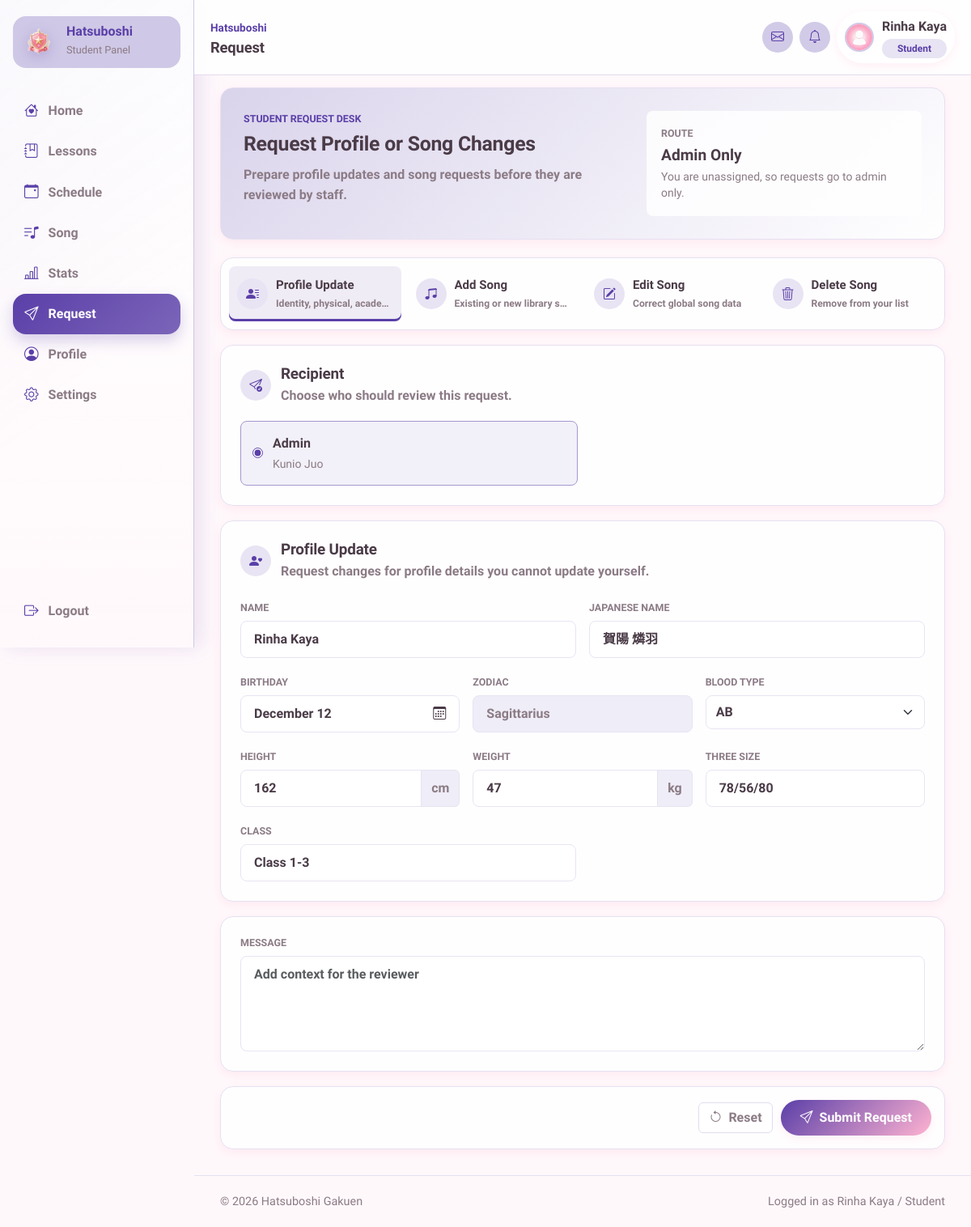
Screenshot of /student/request.php (signed in) with the database file from the repository.
### tables this page shows
CREATE TABLE `students` (
  `id` int(11) NOT NULL,
  `user_id` int(11) NOT NULL,
  `name` varchar(100) NOT NULL,
  `name_jp` varchar(100) DEFAULT NULL,
  `birthday` date DEFAULT NULL,
  `zodiac` varchar(30) DEFAULT NULL,
  `blood_type` char(2) DEFAULT NULL,
  `height` int(11) DEFAULT NULL,
  `weight` int(11) DEFAULT NULL,
  `three_size` varchar(20) DEFAULT NULL,
  `hometown` varchar(50) DEFAULT NULL,
  `hobbies` text DEFAULT NULL,
  `special_skill` text DEFAULT NULL,
  `school_year` varchar(20) DEFAULT NULL,
  `rank` varchar(10) GENERATED ALWAYS AS (case when (`vocal` + `dance` + `visual`) * 2.3 >= 35000 then 'S5' when (`vocal` + `dance` + `visual`) * 2.3 >= 26000 then 'S4' when (`vocal` + `dance` + `visual`) * 2.3 >= 23000 then 'SSS+' when (`vocal` + `dance` + `visual`) * 2.3 >= 20000 then 'SSS' when (`vocal` + `dance` + `visual`) * 2.3 >= 16000 then 'SS' when (`vocal` + `dance` + `visual`) * 2.3 >= 14500 then 'S+' when (`vocal` + `dance` + `visual`) * 2.3 >= 13000 then 'S' when (`vocal` + `dance` + `visual`) * 2.3 >= 12000 then 'A+' when (`vocal` + `dance` + `visual`) * 2.3 >= 11000 then 'A' when (`vocal` + `dance` + `visual`) * 2.3 >= 10000 then 'B+' when (`vocal` + `dance` + `visual`) * 2.3 >= 9000 then 'B' when (`vocal` + `dance` + `visual`) * 2.3 >= 7500 then 'C+' when (`vocal` + `dance` + `visual`) * 2.3 >= 6500 then 'C' when (`vocal` + `dance` + `visual`) * 2.3 >= 5000 then 'D' when (`vocal` + `dance` + `visual`) * 2.3 >= 3000 then 'E' else 'Debut' end) STORED,
  `vocal` int(11) NOT NULL DEFAULT 0,
  `dance` int(11) NOT NULL DEFAULT 0,
  `visual` int(11) NOT NULL DEFAULT 0,
  `bio` text DEFAULT NULL,
  `producer_id` int(11) DEFAULT NULL,
  `producer_status` enum('active','removal_pending','released','unassigned') DEFAULT 'unassigned',
  `created_at` datetime NOT NULL DEFAULT current_timestamp(),
  `updated_at` datetime NOT NULL DEFAULT current_timestamp() ON UPDATE current_timestamp()
);

CREATE TABLE `users` (
  `id` int(11) NOT NULL,
  `username` varchar(50) NOT NULL,
  `password` varchar(255) NOT NULL,
  `role` enum('admin','producer','teacher','student') NOT NULL,
  `avatar` varchar(255) DEFAULT NULL,
  `is_active` tinyint(1) NOT NULL DEFAULT 1,
  `created_at` datetime NOT NULL DEFAULT current_timestamp(),
  `updated_at` datetime NOT NULL DEFAULT current_timestamp() ON UPDATE current_timestamp(),
  `last_login` datetime DEFAULT NULL,
  `theme_primary_color` varchar(20) DEFAULT '#FF6B9D',
  `theme_secondary_color` varchar(20) DEFAULT '#FFB3D1'
);

### includes/student_request_helpers.php (called while the page is built, shortened)
<?php
require_once __DIR__ . '/student_edit_validation.php';
function load_student_request_context(PDO $pdo, int $user_id): array
{
    $student_stmt = $pdo->prepare(
        'SELECT
            s.*,
            u.avatar,
            u.theme_primary_color,
            u.theme_secondary_color,
            producer.username AS producer_name
         FROM students s
         INNER JOIN users u ON u.id = s.user_id
         LEFT JOIN users producer ON producer.id = s.producer_id
         WHERE s.user_id = ?
         LIMIT 1'
    );
    $student_stmt->execute([$user_id]);
    $student = $student_stmt->fetch();
    $admin_stmt = $pdo->query(
        'SELECT id, username
         FROM users
         WHERE role = "admin"
           AND is_active = 1
         ORDER BY username ASC'
    );
    $current_song_stmt = $pdo->prepare(
        'SELECT
            so.id,
            so.title,
            so.title_jp,
            so.artist,
            so.duration,
            so.release_date,
            so.song_type,
            so.notes
         FROM student_songs ss
         INNER JOIN songs so ON so.id = ss.song_id
         WHERE ss.student_id = ?
         ORDER BY FIELD(so.song_type, "Solo", "Group", "Remix", "Cover"), so.title ASC'
    );
    $current_song_stmt->execute([(int) $student['id']]);
    $library_song_stmt = $pdo->prepare(
        'SELECT
            so.id,
            so.title,
            so.title_jp,
            so.artist,
            so.duration,
            so.release_date,
            so.song_type
         FROM songs so
         WHERE NOT EXISTS (
            SELECT 1
            FROM student_songs ss
            WHERE ss.song_id = so.id
              AND ss.student_id = ?
         )
         ORDER BY so.title ASC'
    );
    $library_song_stmt->execute([(int) $student['id']]);
    $producer_is_available = !empty($student['producer_id'])
        && in_array($student['producer_status'] ?? 'unassigned', ['active', 'removal_pending'], true);
    return [
        'student' => $student,
        'admins' => $admin_stmt->fetchAll(),
        'current_songs' => $current_song_stmt->fetchAll(),
        'available_songs' => $library_song_stmt->fetchAll(),
        'producer_is_available' => $producer_is_available,
        'recipient_summary' => $producer_is_available
            ? 'You can send this request to your producer or admin.'
            : 'You are unassigned, so requests go to admin only.',
    ];
}
function student_request_birthday_view_data(array $student): array
{
    $birthday_timestamp = !empty($student['birthday']) ? strtotime((string) $student['birthday']) : false;
    return [
        'display' => $birthday_timestamp ? date('F d', $birthday_timestamp) : '',
        'month' => $birthday_timestamp ? (int) date('n', $birthday_timestamp) : 1,
        'day' => $birthday_timestamp ? (int) date('j', $birthday_timestamp) : 1,
        'months' => student_edit_month_options(),
    ];
}

### includes/student_edit_validation.php (called while the page is built, shortened)
<?php
function student_edit_month_options(): array
{
    return [
        1 => 'January',
        2 => 'February',
        3 => 'March',
        4 => 'April',
        5 => 'May',
        6 => 'June',
        7 => 'July',
        8 => 'August',
        9 => 'September',
        10 => 'October',
        11 => 'November',
        12 => 'December',
    ];
}

### student/request.php (the view, shortened to what this page needs)
<?php
require_once '../config/database.php';
require_once '../includes/student_request_helpers.php';
function e(?string $value): string
{
    return htmlspecialchars($value ?? '', ENT_QUOTES, 'UTF-8');
}
$request_context = load_student_request_context($pdo, (int) $_SESSION['id']);
$student = $request_context['student'];
$admins = $request_context['admins'];
$producer_is_available = $request_context['producer_is_available'];
$recipient_summary = $request_context['recipient_summary'];
$birthday_data = student_request_birthday_view_data($student);
$birthday_display = $birthday_data['display'];
$birthday_month_value = $birthday_data['month'];
$birthday_day_value = $birthday_data['day'];
require_once '../includes/header.php';
require_once '../includes/sidebar.php';
?>
<main class="dashboard-main request-main">
    <section class="request-hero">
        <div>
            <p class="dashboard-eyebrow">Student Request Desk</p>
            <h2>Request Profile or Song Changes</h2>
            <p>Prepare profile updates and song requests before they are reviewed by staff.</p>
        </div>
        <div class="request-route-card">
            <span>Route</span>
            <strong><?= e($producer_is_available ? 'Producer or Admin' : 'Admin Only') ?></strong>
            <small><?= e($recipient_summary) ?></small>
        </div>
    </section>
    <form class="request-workspace" id="studentRequestForm" action="/gakumas-sms/student/request.php" method="post">
        <aside class="request-type-panel" aria-label="Request type">
            <button type="button" class="request-type-button is-active" data-request-type="profile_update">
                <i class="bi bi-person-lines-fill" aria-hidden="true"></i>
                <span>
                    <strong>Profile Update</strong>
                    <small>Identity, physical, academy details</small>
                </span>
            </button>
            <button type="button" class="request-type-button" data-request-type="song_add">
                <i class="bi bi-music-note-beamed" aria-hidden="true"></i>
                <span>
                    <strong>Add Song</strong>
                    <small>Existing or new library song</small>
                </span>
            </button>
            <button type="button" class="request-type-button" data-request-type="song_edit">
                <i class="bi bi-pencil-square" aria-hidden="true"></i>
                <span>
                    <strong>Edit Song</strong>
                    <small>Correct global song data</small>
                </span>
            </button>
            <button type="button" class="request-type-button" data-request-type="song_delete">
                <i class="bi bi-trash3" aria-hidden="true"></i>
                <span>
                    <strong>Delete Song</strong>
                    <small>Remove from your list</small>
                </span>
            </button>
        </aside>
        <section class="request-form-panel">
            <div class="request-card request-recipient-card">
                <div class="request-card-heading">
                    <i class="bi bi-send-check" aria-hidden="true"></i>
                    <div>
                        <h3>Recipient</h3>
                        <p>Choose who should review this request.</p>
                    </div>
                </div>
                <div class="request-recipient-grid">
                    <label class="request-choice" data-recipient-choice="admin">
                        <input type="radio" name="recipient_type" value="admin" <?= $producer_is_available ? '' : 'checked' ?> data-recipient-input="admin">
                        <span>
                            <strong>Admin</strong>
                            <small><?= empty($admins) ? 'Admin team' : e($admins[0]['username']) ?></small>
                        </span>
                    </label>
                </div>
            </div>
            <div class="request-card request-section is-active" data-request-section="profile_update">
                <div class="request-card-heading">
                    <i class="bi bi-person-heart" aria-hidden="true"></i>
                    <div>
                        <h3>Profile Update</h3>
                        <p>Request changes for profile details you cannot update yourself.</p>
                    </div>
                </div>
                <div class="row g-3">
                    <div class="col-md-6">
                        <label for="requestName" class="form-label">Name</label>
                        <input type="text" id="requestName" name="name" class="form-control" value="<?= e($student['name']) ?>">
                    </div>
                    <div class="col-md-6">
                        <label for="requestNameJp" class="form-label">Japanese Name</label>
                        <input type="text" id="requestNameJp" name="name_jp" class="form-control" value="<?= e($student['name_jp']) ?>">
                    </div>
                    <div class="col-md-4">
                        <label for="requestBirthday" class="form-label">Birthday</label>
                        <div class="request-birthday-picker" data-selected-month="<?= (int) $birthday_month_value ?>" data-selected-day="<?= (int) $birthday_day_value ?>">
                            <button type="button" class="form-control request-birthday-button" id="requestBirthdayButton">
                                <span id="requestBirthdayLabel"><?= e($birthday_display ?: 'Choose birthday') ?></span>
                                <i class="bi bi-calendar3" aria-hidden="true"></i>
                            </button>
                        </div>
                    </div>
                    <div class="col-md-4">
                        <label for="requestZodiac" class="form-label">Zodiac</label>
                        <input type="text" id="requestZodiac" name="zodiac" class="form-control" value="<?= e($student['zodiac']) ?>" readonly>
                    </div>
                    <div class="col-md-4">
                        <label for="requestBloodType" class="form-label">Blood Type</label>
                        <select id="requestBloodType" name="blood_type" class="form-select">
                            <?php foreach (['', 'A', 'B', 'AB', 'O'] as $blood_type): ?>
                                <option value="<?= e($blood_type) ?>" <?= ($student['blood_type'] ?? '') === $blood_type ? 'selected' : '' ?>>
                                    <?= e($blood_type === '' ? 'Not listed' : $blood_type) ?>
                                </option>
                            <?php endforeach; ?>
                        </select>
                    </div>
                    <div class="col-md-4">
                        <label for="requestHeight" class="form-label">Height</label>
                        <div class="input-group request-fixed-suffix">
                            <input type="number" id="requestHeight" name="height" class="form-control" value="<?= e((string) $student['height']) ?>" min="0">
                            <span class="input-group-text">cm</span>
                        </div>
                    </div>
                    <div class="col-md-4">
                        <label for="requestWeight" class="form-label">Weight</label>
                        <div class="input-group request-fixed-suffix">
                            <input type="number" id="requestWeight" name="weight" class="form-control" value="<?= e((string) $student['weight']) ?>" min="0">
                            <span class="input-group-text">kg</span>
                        </div>
                    </div>
                    <div class="col-md-4">
                        <label for="requestThreeSize" class="form-label">Three Size</label>
                        <input type="text" id="requestThreeSize" name="three_size" class="form-control" value="<?= e($student['three_size']) ?>">
                    </div>
                    <div class="col-md-6">
                        <label for="requestSchoolYear" class="form-label">Class</label>
                        <input type="text" id="requestSchoolYear" name="school_year" class="form-control" value="<?= e($student['school_year']) ?>">
                    </div>
                </div>
            </div>
            <div class="request-card request-note-card">
                <label for="requestMessage" class="form-label">Message</label>
                <textarea id="requestMessage" name="request_message" class="form-control" rows="4" placeholder="Add context for the reviewer"></textarea>
            </div>
            <div class="request-actions">
                <button type="reset" class="btn btn-outline-secondary">
                    <i class="bi bi-arrow-counterclockwise" aria-hidden="true"></i>
                </button>
                <button type="submit" class="btn btn-primary">
                    <i class="bi bi-send" aria-hidden="true"></i>
                </button>
            </div>
        </section>
    </form>
</main>
<?php require_once '../includes/footer.php'; ?>

### rows the page displays
students: id+producer "Admin Only", recipient_summary "You are unassigned, so requests go to admin only.", producer_id "☑ Admin Kunio Juo", id+producer "Kunio Juo", name "Rinha Kaya", name_jp "賀陽 燐羽", birthday "December 12", zodiac "Sagittarius", height "162", weight "47", three_size "78/56/80", school_year "Class 1-3"

### other values shown
$page_title "Request"
$username "Rinha Kaya"
$role_label "Student"
$panel_label "Student Panel"
$item['label'] "Home"
$item['label'] "Lessons"
$item['label'] "Schedule"
$item['label'] "Song"
$item['label'] "Stats"
$item['label'] "Request"
$item['label'] "Profile"
$item['label'] "Settings"
form field blood_type "AB"
